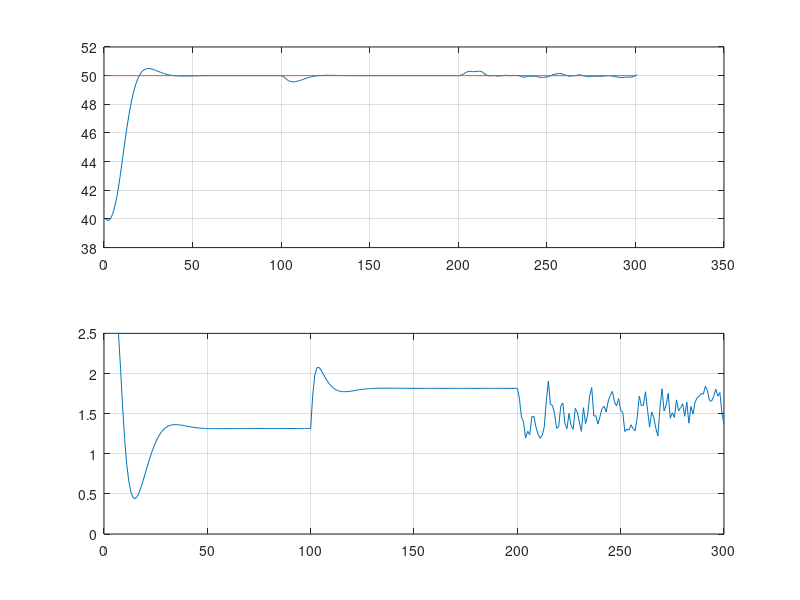

The MATLAB script that drew this image:
clear; clc; close all;


%% Plant model
h = 0.5; % bar length
M = 0.1; % propeller mass
m = 0.4; % bar mass
b = 0.1; % viscosity coefficient
Ts = 0.01; % sampling time
g = 9.81; % gravity acceleration
Jeq = (M + m/3)*h^2; % Resultant inertia momentum

%% Control parameters
N = 10; % prediction horizon
alpha = 0.4;
delta = [1 -1];
c = [1 -alpha];

%% Simulation
Tsim = 3;
num = ceil(Tsim/Ts);
%N = num;
t = Ts:Ts:N*Ts;

% Reference
ref = (50*pi/180)*ones(1,num);
% ref = [];
% for i = 1:18
%     ref = [ref, 10*i*(pi/180)*ones(1,50)]; 
% end

% Equilibrium point
theta_eq = 10*pi/180; % desired equilibrium angle (intial position)
ueq = M*g*sin(theta_eq)*h + m*g*sin(theta_eq)*h/2; % input needed to keep the initial position

% initial conditions
y1 = 40*pi/180; 
y2 = 40*pi/180; 
y(1) = 40*pi/180; % Measured output
u1 = 0;
u2 = 0;
[e1,ze1] = filter(delta,c,0);
[np,znp] = filter((1-alpha),[1 -1],0);

for k = 1:num

    x(k) = 2*y1 - y2 + (Ts^2/Jeq)*(-M*g*h*sin(y2) - m*g*h*sin(y2)/2 - (b/Ts)*(y1 - y2) + u2);
    n(k) = y(k) - x(k);
    [e(k),ze1] = filter(delta,c,n(k),ze1);

    [np,znp] = filter((1-alpha),[1 -1],e(k),znp);
    n = np*ones(1,N);

    x11 = y(k);
    x12 = y1;
    x21 = y(k);
    x22 = y1;
    a = 0.0001;
    
    for i =1:N
        
        % free response
        x1(i) = 2*x11 - x12 + (Ts^2/Jeq)*(-M*g*h*sin(x12) - m*g*h*sin(x12)/2 - (b/Ts)*(x11 - x12) + u1);
        y11(i) = x1(i) + n(i);
        x12 = x11;
        x11 = y11(i);
        
        % step response
        x2(i) = 2*x21 - x22 + (Ts^2/Jeq)*(-M*g*h*sin(x22) - m*g*h*sin(x22)/2 - (b/Ts)*(x21 - x22) + u1 + a);
        y22(i) = x2(i) + n(i);
        x22 = x21;
        x21 = y22(i);

    end

    G = (y22 - y11)'/a; % unit step response
    uo = (G'*G)\G'*(ref(k)*ones(N,1) - y11'); % optimal input control signal
    u(k) = uo + u1; % control signal
    
    % Saturation
    if u(k) > 2.5
        u(k) = 2.5;
    end

    y2 = y1;
    y1 = y(k);
    
    %% Reading the next measure of the real process
    % Uncertainty
    if k >= 100

        y(k+1) = 2*y1 - y2 + (Ts^2/Jeq)*(-M*1.5*g*h*sin(y2) - m*g*h*sin(y2)/2 - (b/Ts)*(y1 - y2) + u1 - 0.5);
    else
        y(k+1) = 2*y1 - y2 + (Ts^2/Jeq)*(-M*1.5*g*h*sin(y2) - m*g*h*sin(y2)/2 - (b/Ts)*(y1 - y2) + u1);
    end
    
    % noise
    if k>= 200
        y(k+1) = y(k+1) + 10^-3*rand;
    end
    %%
    
    u2 = u1;
    u1 = u(k);
    
end

subplot(2,1,1)
plot(y*180/pi)
hold on
plot(ref*180/pi)
grid on

subplot(2,1,2)
plot(u)
grid on

